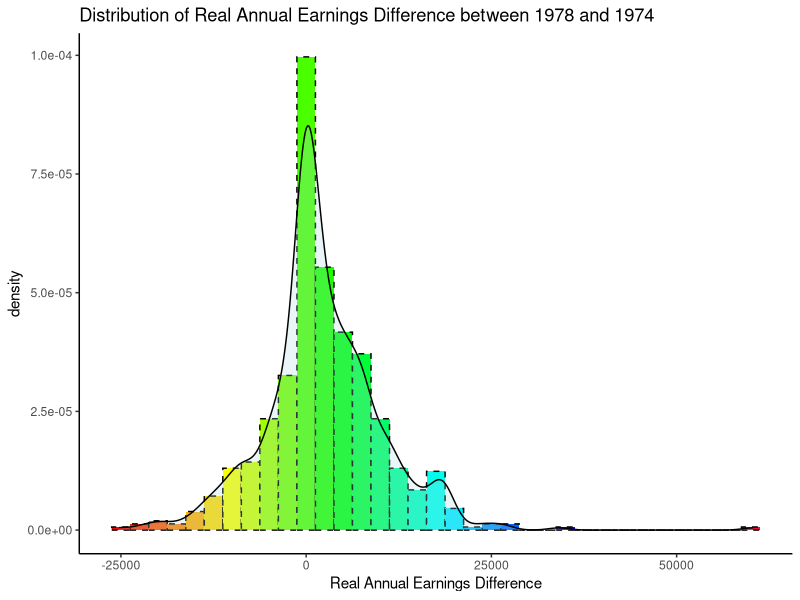
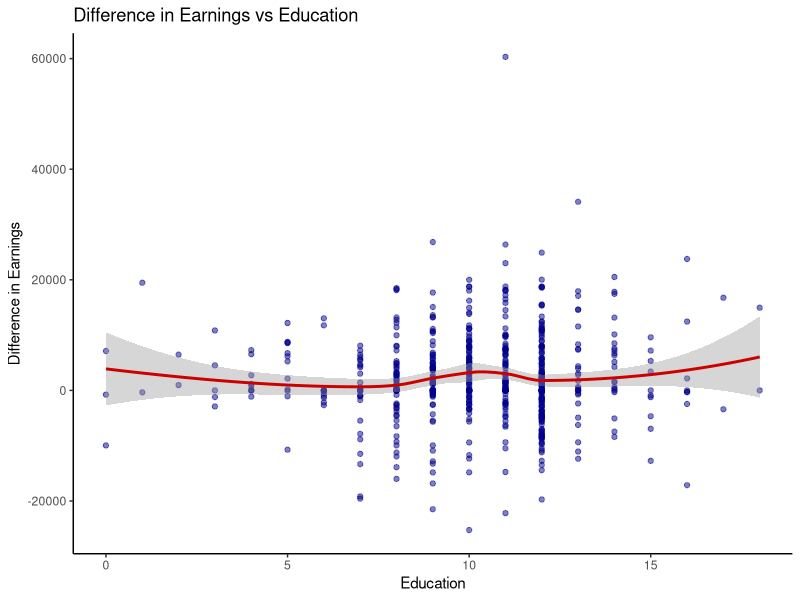
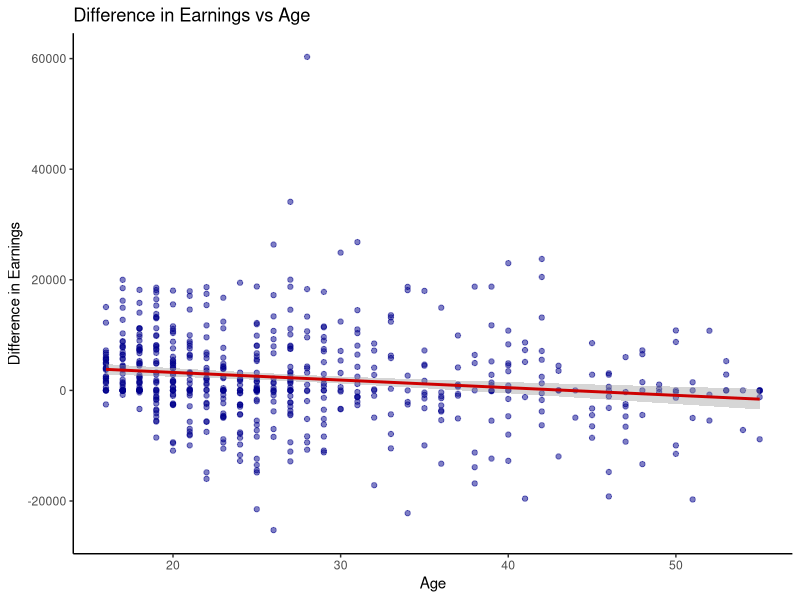
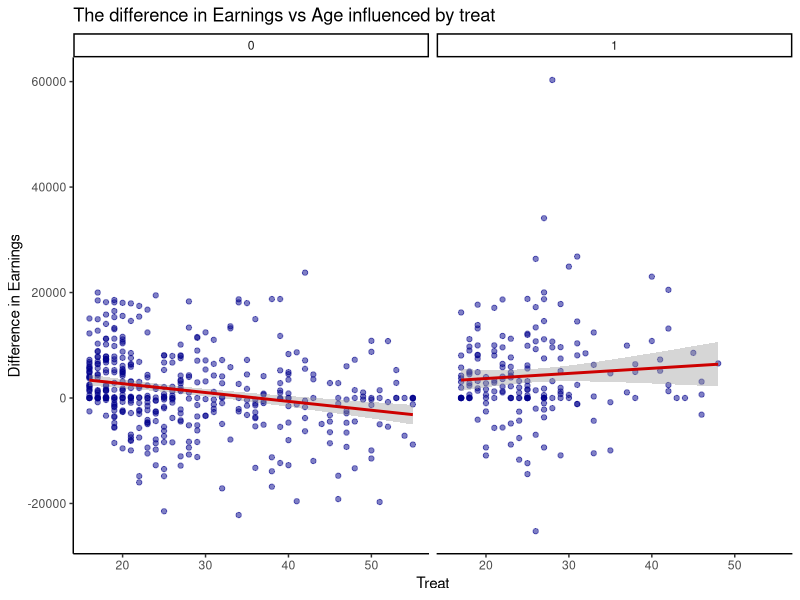
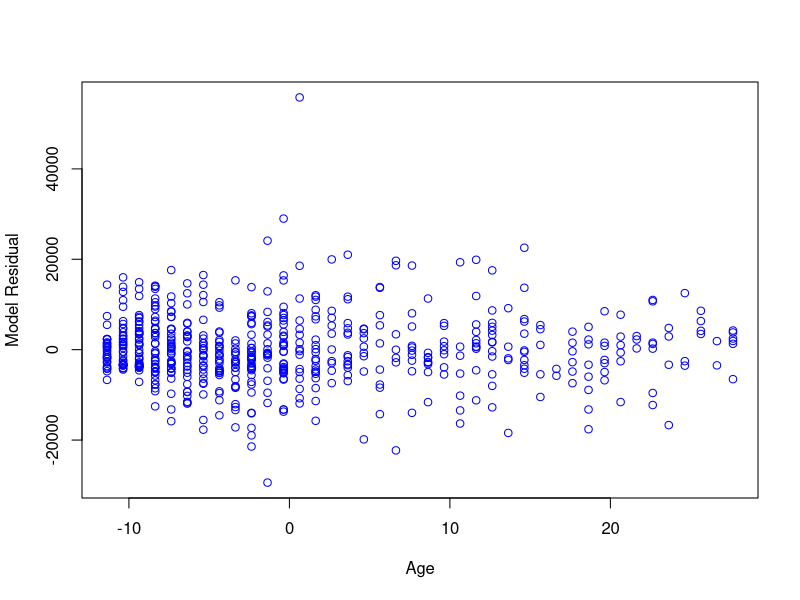
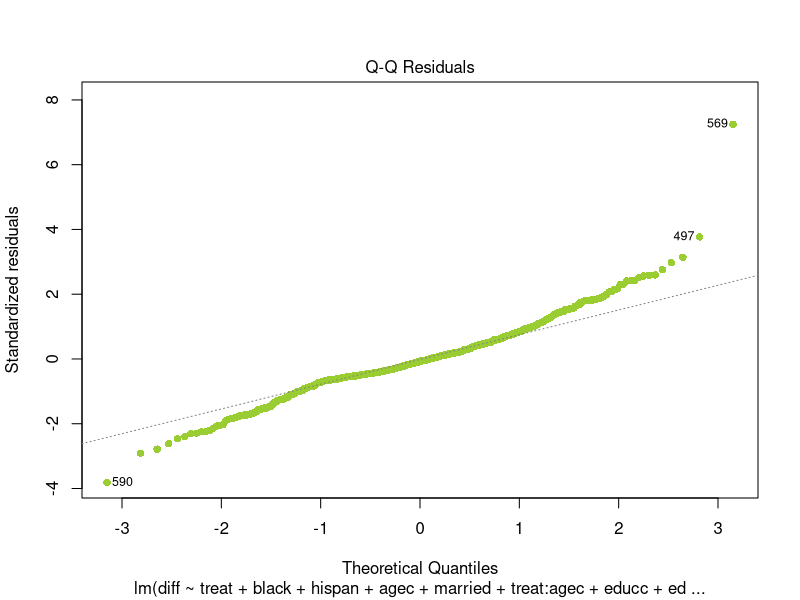
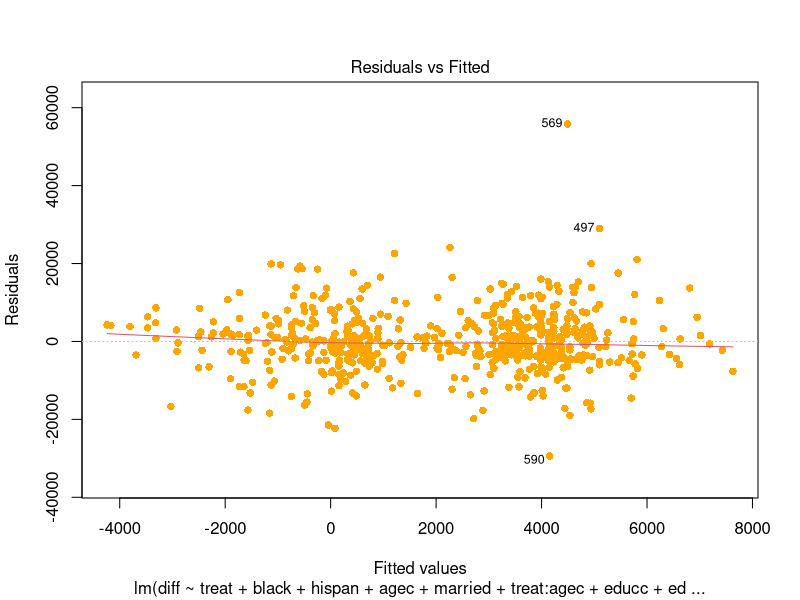
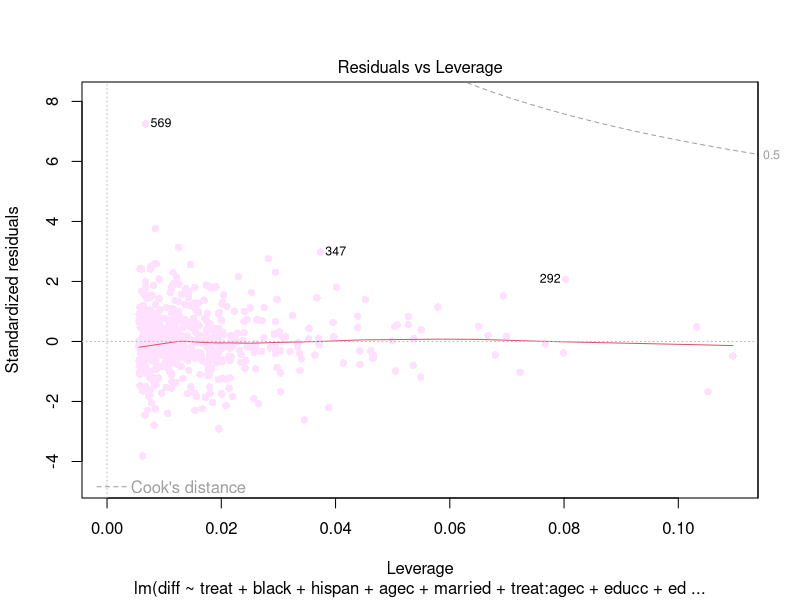

R code for these plots, in order:
## ---- chunk 1

###### Clear environment and load libraries
rm(list = ls())

options(warn=-1)
options(xtable.comment = FALSE)

library(broom) 
library(ggplot2)
library(xtable)
library(rms)
library(pROC)
library(e1071)
library(caret)
require(gridExtra)
library(MASS)
library(arm)
library(dplyr)
library(tidyr)

###### Load the data
lalondedata <-
  read.table(
    "lalondedata.txt",
    header = TRUE,
    sep = ",",
    colClasses = c(
      "factor",
      "factor",
      "numeric",
      "numeric",
      "factor",
      "factor",
      "factor",
      "factor",
      "numeric",
      "numeric",
      "numeric"
    )
  )


lalondedata$diff <- lalondedata$re78 - lalondedata$re74
dim(lalondedata)
str(lalondedata)
summary(lalondedata)

lalondedata$agec <- c(scale(lalondedata$age, scale = F))
lalondedata$educc <- c(scale(lalondedata$educ, scale = F))
lalondedata$educc2 <- lalondedata$educc ^ 2

## ---- chunk 2

ggplot(lalondedata, aes(x = diff)) +
  geom_histogram(
    aes(y = ..density..),
    color = "black",
    linetype = "dashed",
    fill = rainbow(35),
    binwidth = 2500
  ) +
  geom_density(alpha = .25, fill = "lightblue") +
  scale_fill_brewer(palette = "Blues") +
  labs(title = "Distribution of Real Annual Earnings Difference between 1978 and 1974",
       x = "Real Annual Earnings Difference") +
  theme_classic() + theme(legend.position = "none")


## ---- chunk 3

# educ
ggplot(lalondedata, aes(x = educ, y = diff)) +
  geom_point(alpha = .5, colour = "blue4") +
  geom_smooth(col = "red3") +
  theme_classic() +
  labs(title = "Difference in Earnings vs Education", x = "Education",
       y = "Difference in Earnings")

ggplot(lalondedata, aes(x = age, y = diff)) +
  geom_point(alpha = .5, colour = "blue4") +
  geom_smooth(method = "lm", col = "red3") +
  theme_classic() +
  labs(title = "Difference in Earnings vs Age", x = "Age",
       y = "Difference in Earnings")

## ---- chunk 4

ggplot(lalondedata, aes(x = age, y = diff)) +
  geom_point(alpha = .5, colour = "blue4") +
  geom_smooth(method = "lm", col = "red3") +
  theme_classic() +
  labs(title = "The difference in Earnings vs Age influenced by treat", x = "Treat",
       y = "Difference in Earnings") +
  facet_wrap( ~ treat)

## ---- chunk 5

final_model <-
  lm(
    diff ~ treat + black + hispan + agec + married + treat:agec + educc + educc2
    + agec:married,
    data = lalondedata
  )

fsta <- summary(final_model)$fstatistic
model_pvalue <- pf(fsta[1],fsta[2],fsta[3],lower.tail=F)
## ---- chunk 6
xtable(final_model, 
      caption = "Coefficient-Level Estimates")

model_pValue = formatC(model_pvalue, format = "e", digits = 2)
model_RSquare = c(round(summary(final_model)$r.squared, 2))

tdf <- data.frame(
    pValue = model_pValue,
    RSquare = model_RSquare
)

#xtable(confint(final_model), caption = "Confidence Interval")

xtable(tdf, caption = "Evaluationl")

## ---- chunk 7

#plot(final_model, which=1)
#plot(final_model, which=3)
#par(mfrow = c(2, 2))
p3<-plot(lalondedata$agec,final_model$residuals, col=c("blue"), xlab = "Age", ylab = "Model Residual")
p4<-plot(final_model,which=2,col=c("yellowgreen"),pch=16)
p5<-plot(final_model,which=1,col=c("orange"),pch=16)
p6<-plot(final_model,which=5,col=c("thistle1"),pch=16)

lev_scores <- hatvalues(final_model)
p<- 9
n <- nrow(lalondedata)
plot(lev_scores, col=ifelse(lev_scores > (2*p/n), 'red2', 'navy'), type="h", ylab="Leverage score",xlab="Index",main="Leverage Scores for all observations")


## ---- chunk 8

# Outliers
#plot(final_model, which=2)

# Outliers
#lev_scores <- hatvalues(final_model)
#p<- 9
#n <- nrow(lalondedata)
#plot(lev_scores, col=ifelse(lev_scores > (2*p/n), 'red2', 'navy'), type="h", ylab="Leverage score",xlab="Index",main="Leverage Scores for all observations")

# High Influence
#plot(final_model, which=5, main = "Cook's Distance Analysis")

## ---- chunk 9

xtable(tidy(vif(final_model)), caption = "VIF")

## ---- chunk 10

rm(list = ls())

lalondedata <-
  read.table(
    "lalondedata.txt",
    header = TRUE,
    sep = ",",
    colClasses = c(
      "factor",
      "factor",
      "numeric",
      "numeric",
      "factor",
      "factor",
      "factor",
      "factor",
      "numeric",
      "numeric",
      "numeric"
    )
  )

lalondedata$earn <- ifelse(lalondedata$re78 > 0, 1, 0)

lalondedata$earnf <-
  factor(
    ifelse(lalondedata$re78 > 0, 1, 0),
    levels = c(0, 1),
    labels = c("Zero", "Positive")
  )


lalondedata$agec <- lalondedata$age - mean(lalondedata$age)
lalondedata$educc <- lalondedata$educ - mean(lalondedata$educ)
lalondedata$agec2 <- lalondedata$agec ^ 2

## ---- chunk 11

ggplot(lalondedata, aes(x = earnf, y = age, fill = earnf)) +
  geom_boxplot() + coord_flip() +
  scale_fill_brewer(palette = "Reds") +
  labs(title = "Had salaries or not vs Age by Treat",
       x = "Had salaries or no?", y = "Age") +
  theme_classic() + theme(legend.position = "none") +
  facet_wrap(~ treat)

ggplot(lalondedata, aes(x = earnf, y = age, fill = earnf)) +
  geom_boxplot() + coord_flip() +
  scale_fill_brewer(palette = "Reds") +
  labs(title = "Had salaries or not vs Age by High school degree",
       x = "Had salaries or no?", y = "Age") +
  theme_classic() + theme(legend.position = "none") +
  facet_wrap(~ nodegree)

## ---- chunk 12

hispan0<-lalondedata %>%
  filter(hispan==0)
hispan1<-lalondedata %>%
  filter(hispan==1)

non_hispan_marriage <- apply(table(hispan0[,c("earnf","married")])/sum(table(hispan0[,c("earnf","married")])), 2,function(x) round(x/sum(x), 2))
hispan_marriage <- apply(table(hispan1[,c("earnf","married")])/sum(table(hispan1[,c("earnf","married")])), 2,function(x) round(x/sum(x),2))

xtable(non_hispan_marriage, caption = "Employed rate with marital status - Non Hispanic")
xtable(hispan_marriage, caption = "Employed rate with marital status - Hispanic")

## ---- chunk 13

full_model <-
  glm(
    earn ~ treat + black + agec + agec2  
           + nodegree + hispan + married 
           + nodegree:agec + hispan:married + agec:treat,
    
    data = lalondedata,
    family = binomial
  )

rawresid <- residuals(full_model,"resp")

model_sum <- summary(full_model)

## ---- chunk 14

xtable(model_sum, caption = "Coefficients")
 
model_confint <- confint(full_model)

#xtable(model_confint, caption = "Confidence Interval")

tdf <- data.frame(
    NULL_deviance = round(model_sum$null.deviance, 2),
    Residual_deviance = round(model_sum$deviance, 2)
)

xtable(tdf, caption = "Deviance")

## ---- chunk 15

binnedplot(
  x = fitted(full_model),
  y = rawresid,
  xlab = "Pred. probabilities",
  col.int = "red4",
  ylab = "Avg. residuals",
  main = "Binned residual plot",
  col.pts = "navy"
)

#binnedplot(
#  x = lalondedata$agec,
#  y = rawresid,
#  xlab = "Age (Centered)",
#  col.int = "red4",
#  ylab = "Avg. residuals",
#  main = "Binned residual plot",
#  col.pts = "navy"
#)

#binnedplot(
#  x = lalondedata$educc,
#  y = rawresid,
#  xlab = "Education (Centered)",
#  col.int = "red4",
#  ylab = "Avg. residuals",
#  main = "Binned residual plot",
#  col.pts = "navy"
#)

## ---- chunk 16
#xtable(tidy(vif(full_model)), caption = "VIF")
## ---- chunk 17

Conf_mat <-
  confusionMatrix(as.factor(ifelse(
    fitted(full_model) >= mean(lalondedata$earn), "1", "0"
  )),
  as.factor(lalondedata$earn), positive = "1")

                
xtable(Conf_mat$table, caption = "Confusion Matrix")

## ---- chunk 18

cutoff = "best"

roc <- roc(lalondedata$earn,
           fitted(full_model),
           plot=T,
           print.thres=cutoff,
           legacy.axes=T, 
           col="blue2")

roc_value <-coords(roc, cutoff, transpose = FALSE)
